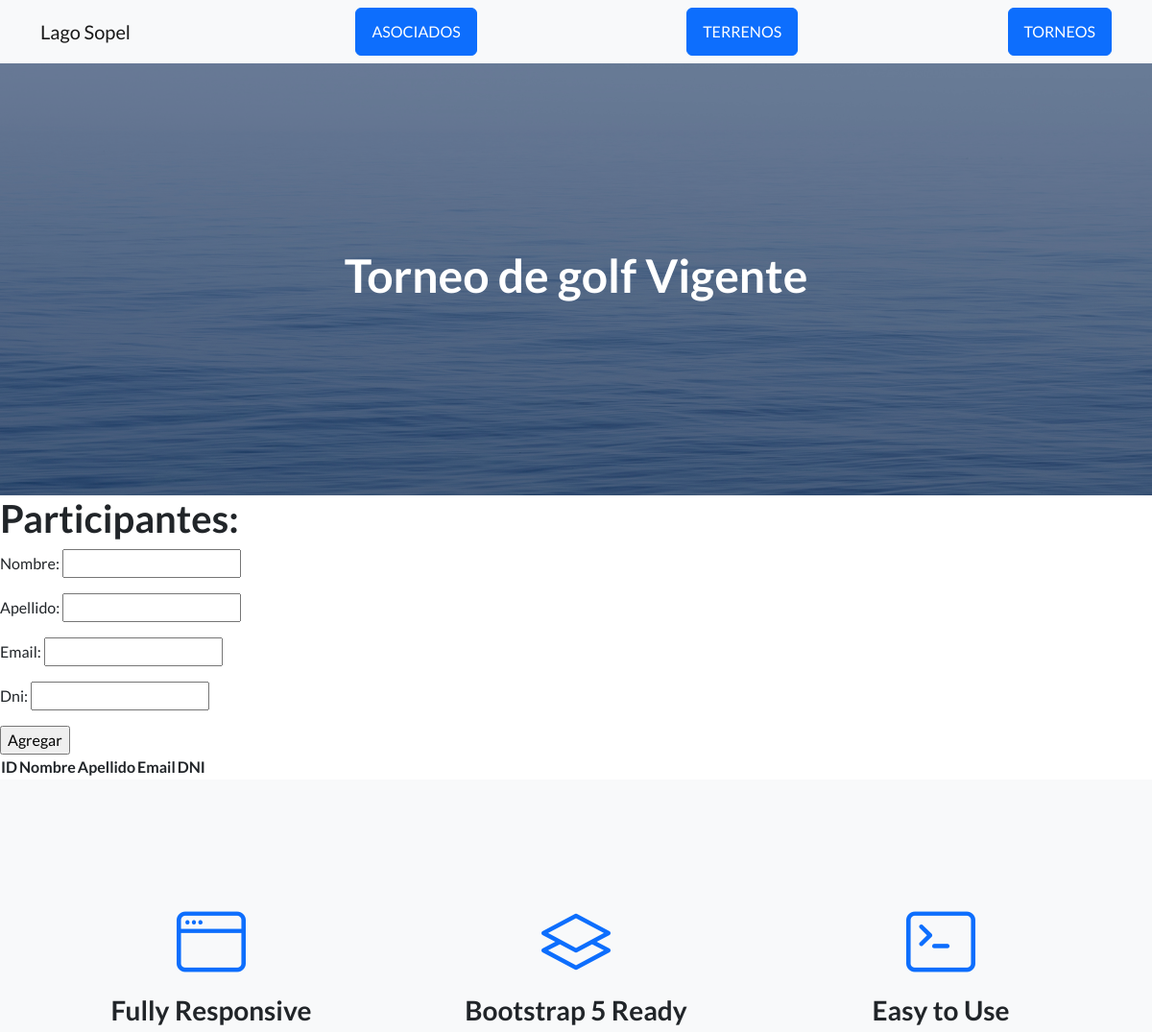
Page /Appbarrio/torneo/ (upper part) on the earlier database version.
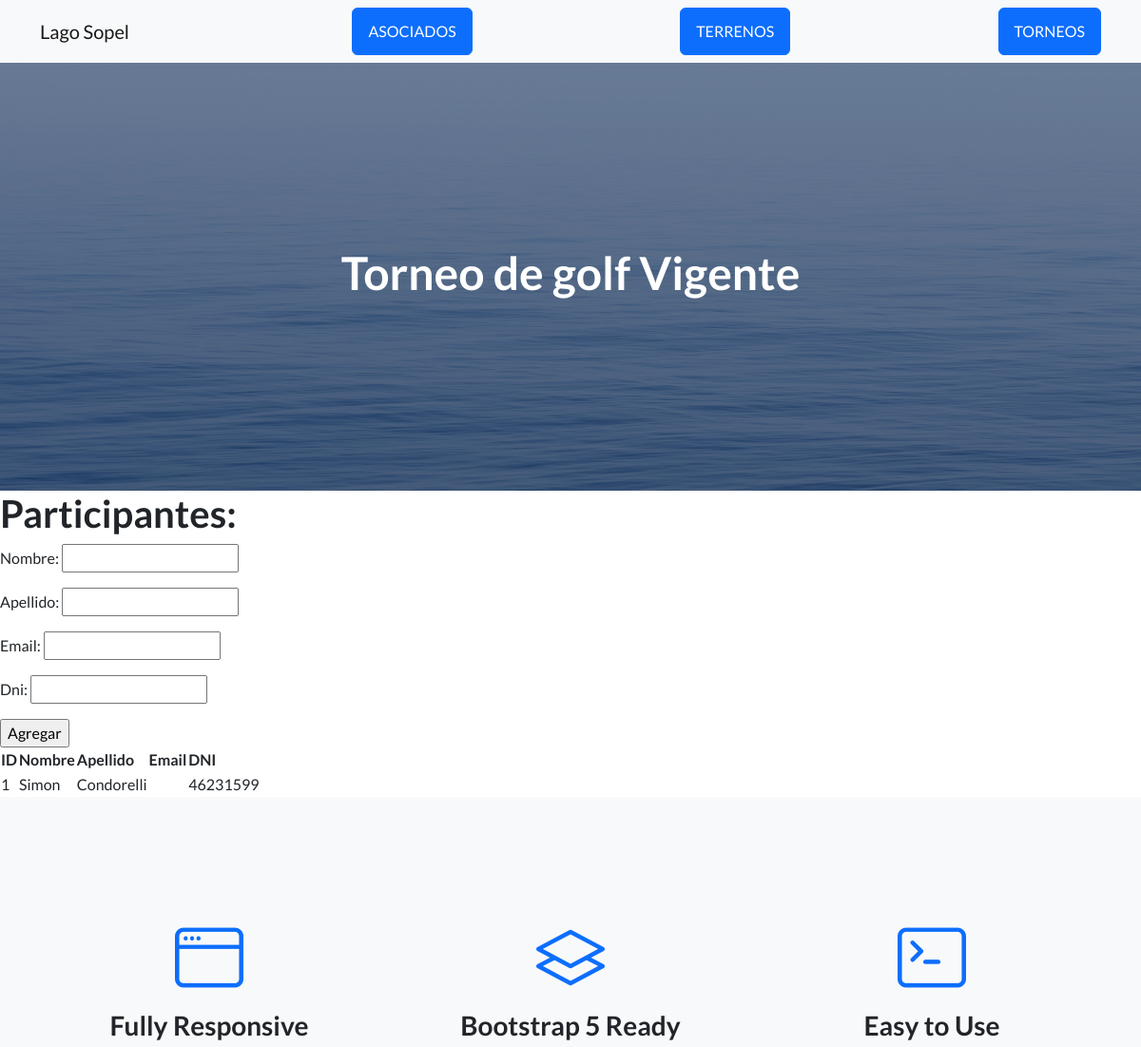
Same page on the later database version.
### Appbarrio/models.py (models this page shows, shortened)
class Torneo(models.Model):
    nombre = models.CharField(max_length=20)
    apellido = models.CharField(max_length=40)
    email = models.EmailField(max_length= 40)
    DNI = models.CharField(max_length= 8)

### Appbarrio/views.py (the view)
# urls.py: path("torneo/",participantes_torneos, name= "torneo"),
def participantes_torneos(request):
    if request.method == "POST":
        form = TorneoForm(request.POST)
        if form.is_valid():
            participante = Torneo()
            participante.nombre = form.cleaned_data ["nombre"]
            participante.apellido = form.cleaned_data ["apellido"]
            participante.email = form.cleaned_data ["email"]
            participante.DNI = form.cleaned_data ["DNI"]
            participante.save()
            form = TorneoForm()
        else:
            pass
    else:
        form = TorneoForm()
    participantes = Torneo.objects.all()
    context = {"participantes": participantes, "form": form}
    return render(request,"torneo.html", context)

### Appbarrio/forms.py (shortened to what this page needs)
class TorneoForm(forms.Form):
    nombre = forms.CharField(max_length=20)
    apellido = forms.CharField(max_length=40)
    email = forms.EmailField(max_length= 40)
    DNI = forms.CharField(max_length= 8)

### Appbarrio/templates/torneo.html (shortened to what this page needs)
{% extends "padre.html" %}
{% load static %}
{% block titulo %}
<h1> Torneo de golf Vigente </h1>
{% endblock %}
{% block subtitulo %}
<h1> Participantes: </h1>
<form action="" method="post">
    {{ form.as_p }}
    <input type="submit" value="Agregar">
</form>
<table>
    <thead>
        <tr>
            <th>ID</th>
            <th>Nombre</th>
            <th>Apellido</th>
            <th>Email</th>
            <th>DNI</th>
        </tr>
    </thead>
    <tbody>
        {% for participante in participantes %}
        <tr>
            <td>
                {{ participante.id }}
            </td>
            <td>
                {{ participante.nombre }}
            </td>
            <td>
                {{ participante.apellido }}
            </td>
            <td>
            </td>
            <td>
                {{ participante.DNI }}
            </td>
        </tr>
        {% endfor %}
    </tbody>
</table>
{% endblock %}

Differences in the rows shown:
added Torneo: id "1", nombre "Simon", apellido "Condorelli", DNI "46231599"
